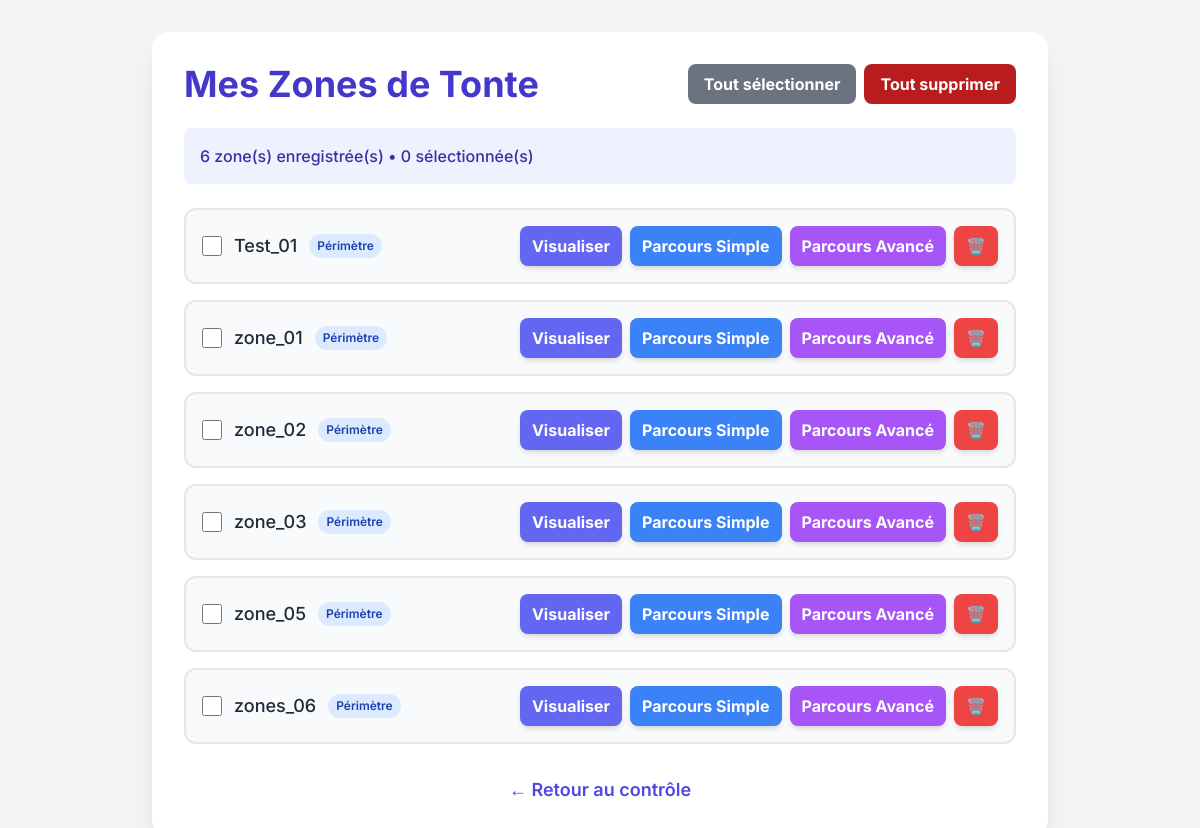
The page /zones on the database as committed earlier.
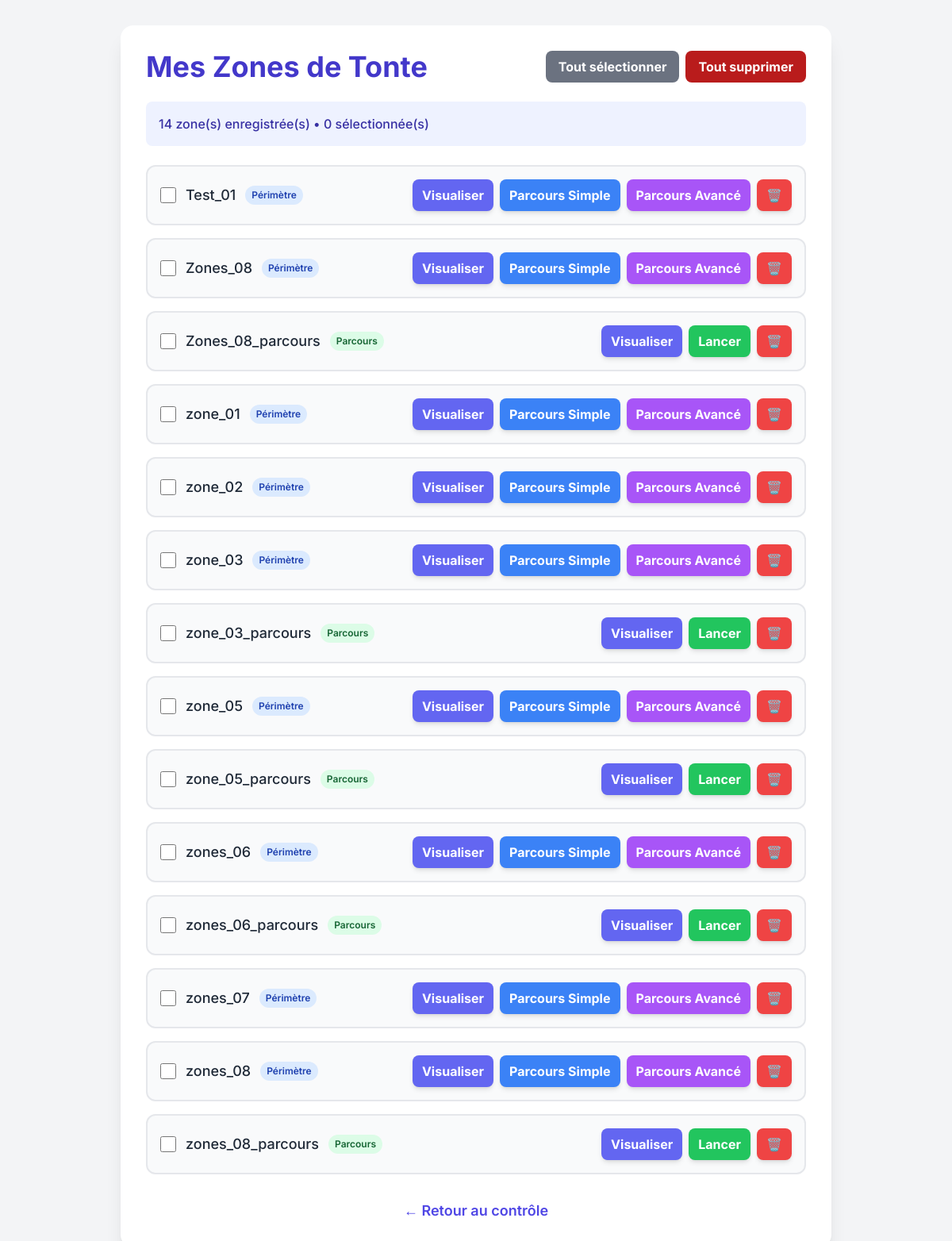
The same page on the database as committed later.
### tables this page shows
CREATE TABLE zones (
                id INTEGER PRIMARY KEY AUTOINCREMENT,
                name TEXT NOT NULL UNIQUE,
                perimeter_vectors TEXT NOT NULL,
                created_at TIMESTAMP DEFAULT CURRENT_TIMESTAMP
            );

### server_for_robot.py (the view)
@app.route('/zones')
def list_zones():
    return render_template('zones_list.html', zones=db_manager.get_all_zones())

### database_manager.py (called while the page is built)
    def get_all_zones(self):
        conn = sqlite3.connect(self.db_name)
        cursor = conn.cursor()
        cursor.execute("SELECT id, name FROM zones")
        results = [{"id": row[0], "name": row[1]} for row in cursor.fetchall()]
        conn.close()
        return results

### templates/zones_list.html (shortened to what this page needs)
<!DOCTYPE html>
<html lang="fr">
<head>
    <script src="https://cdn.tailwindcss.com"></script>
</head>
<body class="bg-gray-100 p-4 sm:p-8">
    <div class="bg-white p-6 sm:p-8 rounded-2xl shadow-xl w-full max-w-4xl mx-auto">
        <div class="flex justify-between items-center mb-6">
            <h1 class="text-3xl sm:text-4xl font-bold text-indigo-700">Mes Zones de Tonte</h1>
            <div class="flex space-x-2">
                <button id="select-all-btn" class="bg-gray-500 hover:bg-gray-600 text-white font-bold py-2 px-4 rounded-lg transition">
                    Tout sélectionner
                </button>
                <button id="delete-all-btn" class="bg-red-700 hover:bg-red-800 text-white font-bold py-2 px-4 rounded-lg transition">
                    Tout supprimer
                </button>
            </div>
        </div>
        <div id="stats" class="bg-indigo-50 p-4 rounded-lg mb-6">
            <p class="text-indigo-800 font-medium">
                {% if zones %}
                    {{ zones|length }} zone(s) enregistrée(s) • <span id="selected-count">0</span> sélectionnée(s)
                {% else %}
                    Aucune zone enregistrée
                {% endif %}
            </p>
        </div>
        <div id="zones-list" class="space-y-4">
            {% if zones %}
                {% for zone in zones %}
                <div class="zone-card bg-gray-50 border-2 border-gray-200 rounded-xl p-4" data-zone-id="{{ zone.id }}" data-zone-name="{{ zone.name }}">
                    <div class="flex justify-between items-center">
                        <div class="flex items-center space-x-3">
                            <input type="checkbox" class="zone-checkbox w-5 h-5 text-indigo-600 rounded focus:ring-indigo-500" data-zone-id="{{ zone.id }}">
                            <span class="text-lg text-gray-800 font-medium">{{ zone.name }}</span>
                            {% if '_parcours' in zone.name %}
                                <span class="bg-green-100 text-green-800 text-xs font-semibold px-2 py-1 rounded-full">Parcours</span>
                            {% else %}
                                <span class="bg-blue-100 text-blue-800 text-xs font-semibold px-2 py-1 rounded-full">Périmètre</span>
                            {% endif %}
                        </div>
                        <div class="flex flex-wrap space-x-2">
                            <a href="/view_zone?name={{ zone.name }}"
                               class="bg-indigo-500 hover:bg-indigo-600 text-white font-bold py-2 px-3 rounded-lg shadow-md transition transform hover:scale-105">
                                Visualiser
                            </a>
                            {% if '_parcours' in zone.name %}
                                <button data-zone-name="{{ zone.name }}"
                                        class="start-btn bg-green-500 hover:bg-green-600 text-white font-bold py-2 px-3 rounded-lg shadow-md transition transform hover:scale-105">
                                    Lancer
                                </button>
                            {% else %}
                                <button data-zone-name="{{ zone.name }}"
                                        class="generate-btn bg-blue-500 hover:bg-blue-600 text-white font-bold py-2 px-3 rounded-lg shadow-md transition transform hover:scale-105">
                                    Parcours Simple
                                </button>
                                <button data-zone-name="{{ zone.name }}"
                                        class="generate-advanced-btn bg-purple-500 hover:bg-purple-600 text-white font-bold py-2 px-3 rounded-lg shadow-md transition transform hover:scale-105">
                                    Parcours Avancé
                                </button>
                            {% endif %}
                            <button data-zone-id="{{ zone.id }}" data-zone-name="{{ zone.name }}"
                                    class="delete-single-btn bg-red-500 hover:bg-red-600 text-white font-bold py-2 px-3 rounded-lg shadow-md transition transform hover:scale-105">
                                🗑️
                            </button>
                        </div>
                    </div>
                </div>
                {% endfor %}
            {% else %}
                <div class="text-center py-12">
                    <div class="text-gray-400 text-6xl mb-4">🏞️</div>
                    <p class="text-gray-500 text-xl mb-4">Aucune zone enregistrée</p>
                    <p class="text-gray-400">Créez votre première zone depuis le panneau de contrôle</p>
                </div>
            {% endif %}
        </div>
        <div class="mt-8 text-center">
            <a href="/" class="text-indigo-600 hover:text-indigo-800 font-semibold text-lg">
                ← Retour au contrôle
            </a>
        </div>
    </div>
</body>
</html>

### templates/zones_list.html (style rules this page uses)
body { font-family: 'Inter', sans-serif; }
.zone-card { transition: all 0.2s ease; }

Rows that differ between the two databases and show on the page:
added zones: name "Zones_08", shows "Périmètre"
added zones: name "Zones_08_parcours", shows "Parcours"
added zones: name "zone_03_parcours", shows "Parcours"
added zones: name "zone_05_parcours", shows "Parcours"
added zones: name "zones_06_parcours", shows "Parcours"
added zones: name "zones_07", shows "Périmètre"
added zones: name "zones_08", shows "Périmètre"
added zones: name "zones_08_parcours", shows "Parcours"
Other text that changed with them:
{{ zones|length }}: "6" → "14"
